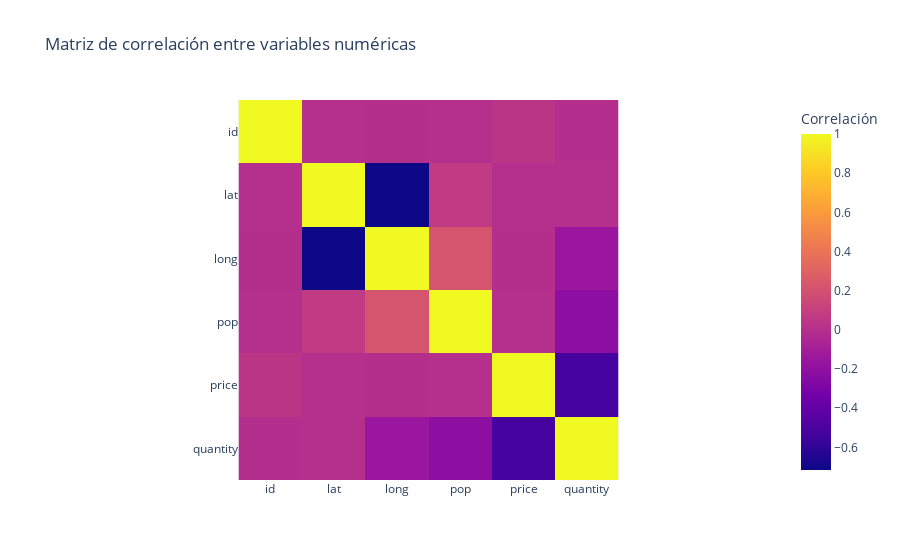

Notebook cell for this chart:
### Markdown cell above
Gráfico de la matriz de correlación entre variables numéricas para ver si es es necesario eliminar variables.

### Code cell
import plotly.express as px

# Calcular la matriz de correlación
correlation_matrix = df.corr()

# Crear la figura con Plotly Express
fig = px.imshow(correlation_matrix, labels=dict(color='Correlación'), x=correlation_matrix.columns, y=correlation_matrix.columns, title= 'Matriz de correlación entre variables numéricas')

# Mostrar la figura
fig.show()

### Figure 1 — Plotly figure (JSON) as saved in the notebook; plotly's stock layout.template omitted (floating-point values rounded to 4 significant figures)
{"data": [{"coloraxis": "coloraxis", "hovertemplate": "x: %{x}<br>y: %{y}<br>Correlación: %{z}<extra></extra>", "name": "0", "type": "heatmap", "x": ["id", "lat", "long", "pop", "price", "quantity"], "xaxis": "x", "y": ["id", "lat", "long", "pop", "price", "quantity"], "yaxis": "y", "z": [[1, 0.003432, -0.003878, -0.0003037, 0.0355, -0.009132], [0.003432, 1, -0.7152, 0.06834, 0.001782, 0.000896], [-0.003878, -0.7152, 1, 0.22, -0.002226, -0.1511], [-0.0003037, 0.06834, 0.22, 1, 0.00037, -0.2144], [0.0355, 0.001782, -0.002226, 0.00037, 1, -0.5186], [-0.009132, 0.000896, -0.1511, -0.2144, -0.5186, 1]]}], "layout": {"coloraxis": {"colorbar": {"title": {"text": "Correlación"}}, "colorscale": [[0, "#0d0887"], [0.1111, "#46039f"], [0.2222, "#7201a8"], [0.3333, "#9c179e"], [0.4444, "#bd3786"], [0.5556, "#d8576b"], [0.6667, "#ed7953"], [0.7778, "#fb9f3a"], [0.8889, "#fdca26"], [1, "#f0f921"]]}, "title": {"text": "Matriz de correlación entre variables numéricas"}, "xaxis": {"anchor": "y", "constrain": "domain", "domain": [0, 1], "scaleanchor": "y"}, "yaxis": {"anchor": "x", "autorange": "reversed", "constrain": "domain", "domain": [0, 1]}}}
